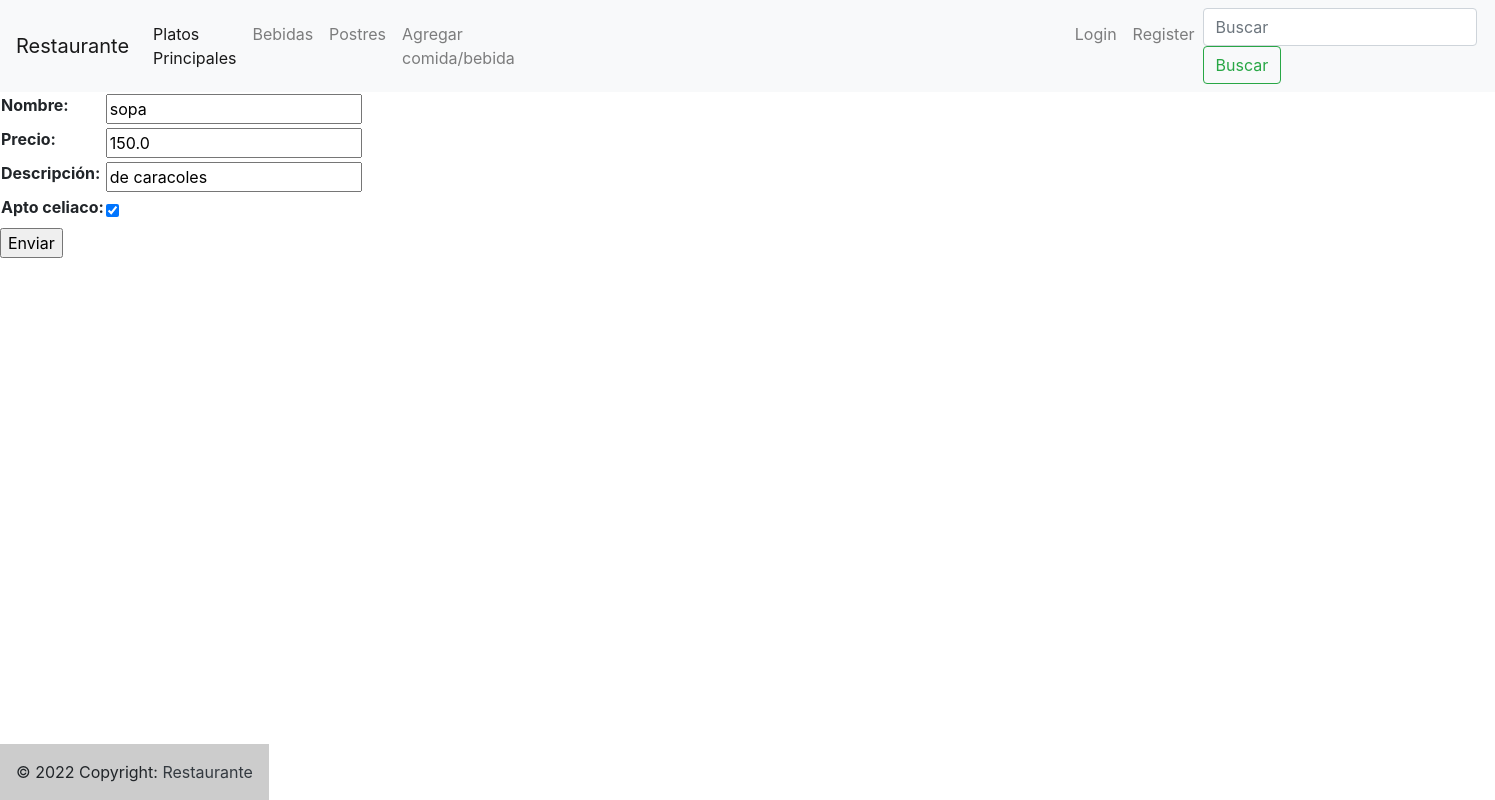
The page /lunch/update_food/1/ on the database its author committed.
### lunch/models.py (models this page shows, shortened)
class principal(models.Model):
    name = models.CharField(max_length=40)
    price = models.FloatField()
    description = models.CharField(max_length=300, blank=True, null=True)
    celiac = models.BooleanField()

### lunch/views.py (the view)
# urls.py: path("update_food/<int:pk>/", update_food, name= "update_food"),
def update_food(request, pk):
    if request.method == "POST":
        form = Formulario_principal(request.POST)
        if form.is_valid():
            food = principal.objects.get(id=pk)
            food.name = form.cleaned_data['name']
            food.price = form.cleaned_data['price']
            food.description = form.cleaned_data['description']
            food.celiac = form.cleaned_data['celiac']
            food.save()
            return redirect(foods_list)
    elif request.method == "GET":
        food = principal.objects.get(id=pk)
        form = Formulario_principal(initial={
                                        "name":food.name,
                                        "price":food.price,
                                        "description":food.description,
                                        "celiac":food.celiac})
        context = {"form":form}
        return render(request, "foods/update_food.html", context=context)

### lunch/forms.py
class Formulario_principal(forms.Form):
    name = forms.CharField(max_length=40, label= "Nombre")
    price = forms.FloatField(label="Precio")
    description = forms.CharField(max_length=200, label= "Descripción")
    celiac = forms.BooleanField(required=False, label="Apto celiaco")

### templates/foods/update_food.html (shortened to what this page needs)
{% extends 'base.html' %}
{% block contenido_que_cambia %}
<form action="" method="POST">
<table>
{{form.as_table}}
</table>
<p><input type="submit"value="Enviar"></p>
</form>
{% endblock %}

### rows shown on the page
principal: name "sopa", price "150.0", description "de caracoles", celiac "☑"
